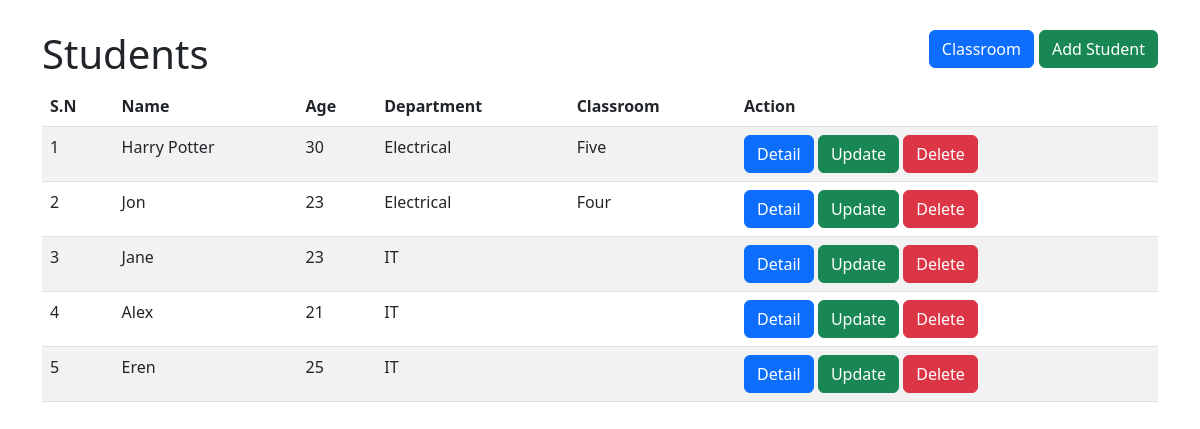
/classbased/student-list/ (signed in), run on an earlier commit of the app's database.
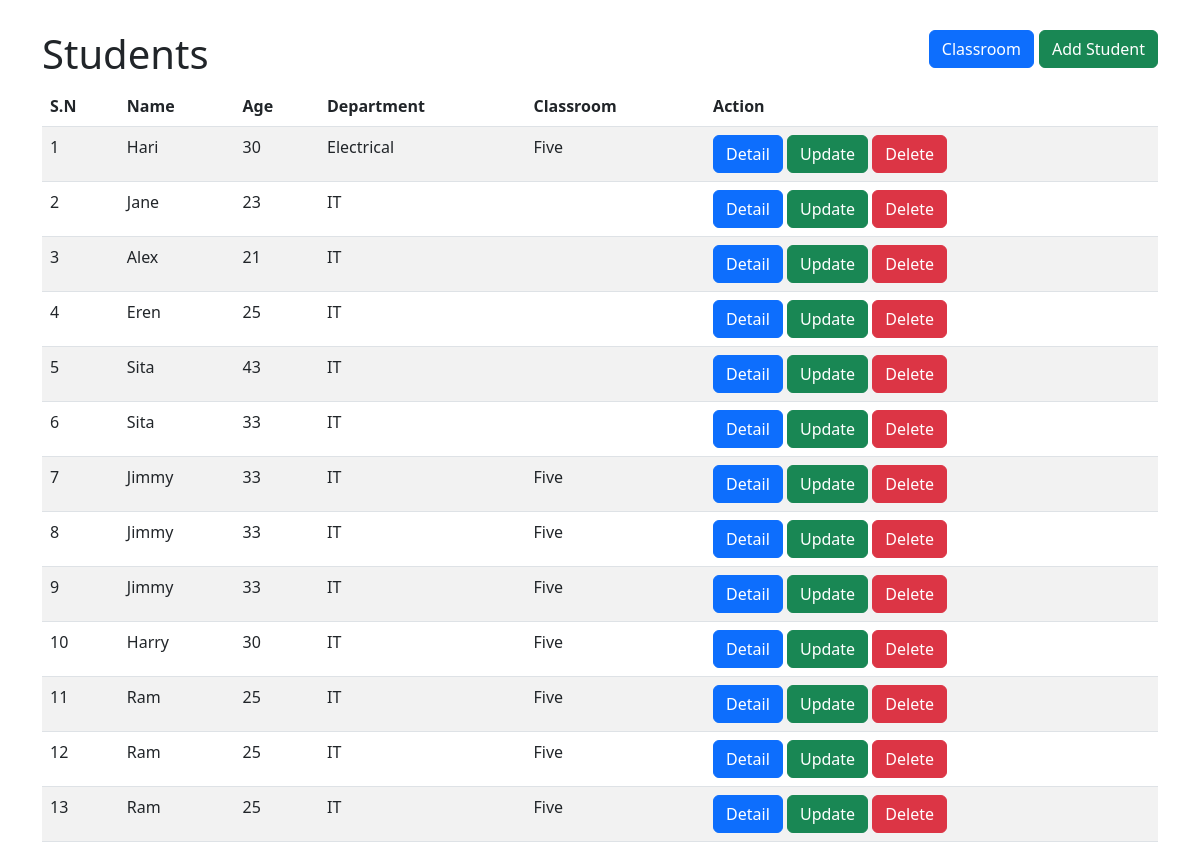
And on a later commit of the database.
### myapp/models.py (models this page shows, shortened)
class Student(models.Model):
    name = models.CharField(max_length=50)
    profile_picture = models.FileField(upload_to="profile_pictures", null=True, blank=True)
    age = models.IntegerField()
    department = models.CharField(max_length=20)
    classroom = models.ForeignKey(ClassRoom, on_delete=models.CASCADE,
                                  related_name='classroom_students', null=True, blank=True)

class ClassRoom(models.Model):
    name = models.CharField(max_length=20)

### classbased/views.py (the view)
# urls.py: path("student-list/", StudentListView.as_view(), name="student_list_view"),
@method_decorator(login_required, name="dispatch")
class StudentListView(ListView):
    template_name = "classbased/student.html"
    context_object_name = "students"
    queryset = Student.objects.all()

### classbased/templates/classbased/student.html (shortened to what this page needs)
{% extends "form/base.html" %}
{% block content %}
    <div style="margin-top: 30px">
        <a href="{% url 'add_student' %}" class="btn btn-success" style="float: right; margin-left: 5px">Add Student</a>
        <a href="{% url 'crud_classroom' %}" class="btn btn-primary" style="float: right">Classroom</a>
        <h1>Students</h1>
    </div>
    <table class="table table-striped">
        <thead>
        <tr>
            <th scope="col">S.N</th>
            <th scope="col">Name</th>
            <th scope="col">Age</th>
            <th scope="col">Department</th>
            <th scope="col">Classroom</th>
            <th scope="col">Action</th>
        </tr>
        </thead>
        <tbody>
        {% for student in students %}
            <tr>
                <td>{{ forloop.counter }}</td>
                <td>{{ student.name }}</td>
                <td>{{ student.age }}</td>
                <td>{{ student.department }}</td>
                <td>{{ student.classroom.name }}</td>
                <td>
                    <a href="{% url 'student_detail_view' student.id %}" class="btn btn-primary">Detail</a>
                    <a href="#" class="btn btn-success">Update</a>
                    <a href="{% url 'crud_student_delete' student.id %}" class="btn btn-danger">Delete</a>
                </td>
            </tr>
        {% endfor %}
        </tbody>
    </table>
{% endblock %}

What changed in the data, as far as the page shows it:
removed Student: name "Jon", age "23", department "Electrical", classroom.name "Four"
changed Student "Electrical": name "Harry Potter" → "Hari"
added Student: name "Sita", age "43", department "IT"
added Student: name "Sita", age "33", department "IT"
added Student: name "Jimmy", age "33", department "IT", classroom.name "Five"
added Student: name "Jimmy", age "33", department "IT", classroom.name "Five"
added Student: name "Jimmy", age "33", department "IT", classroom.name "Five"
added Student: name "Harry", age "30", department "IT", classroom.name "Five"
added Student: name "Ram", age "25", department "IT", classroom.name "Five"
added Student: name "Ram", age "25", department "IT", classroom.name "Five"
added Student: name "Ram", age "25", department "IT", classroom.name "Five"
